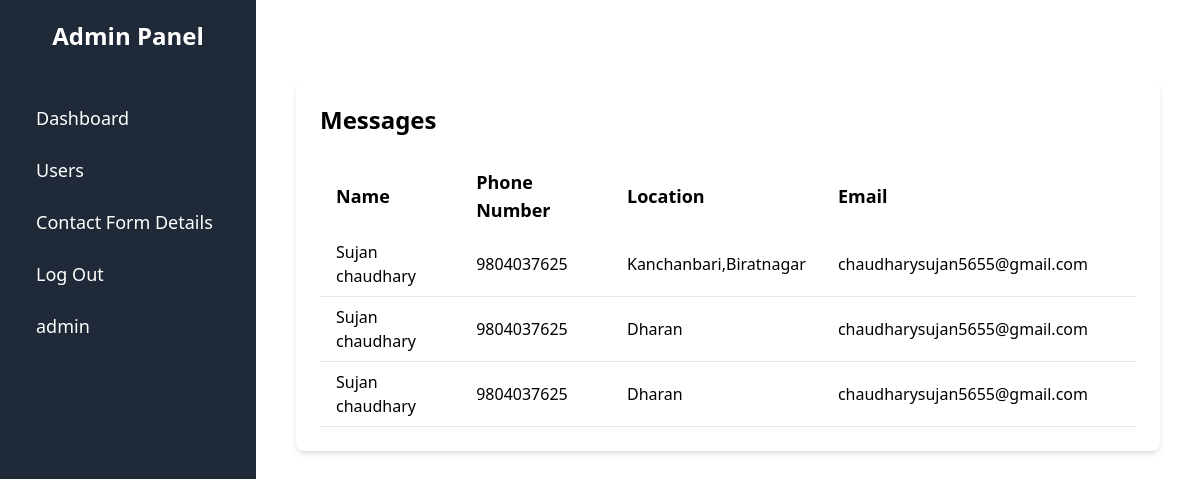
The page /adminpanel (signed in) on the database its author committed.
### app/models.py (models this page shows, shortened)
class Contact(models.Model):
    name = models.CharField(max_length=100)
    phone_number = models.CharField(max_length=15)
    location = models.CharField(max_length=255)
    email = models.EmailField()

### app/views.py (the view)
# urls.py: path('adminpanel',admin_panel,name='adminPanel'),
@login_required
def admin_panel(request):
    if request.user.is_superuser:
        property=Property.objects.all()
        messages=Contact.objects.all()
    else:
        property=Property.objects.filter(seller=request.user)
        messages=[]
    context={
        'property':property,
        'messages':messages
    }
    return render(request, 'adminPanel.html',context)

### app/templates/adminPanel.html (shortened to what this page needs)
<!DOCTYPE html>
<html lang="en">
<head>
    <script src="https://cdn.tailwindcss.com"></script>
</head>
<body class="flex h-screen bg-gray-100">
    <div class="w-64 bg-gray-800 text-white flex flex-col p-5">
        <h2 class="text-2xl font-semibold text-center mb-10">Admin Panel</h2>
        <a href="manageproperty" class="text-lg py-3 px-4 hover:bg-gray-700 rounded-md">Dashboard</a>
        <a href="users" class="text-lg py-3 px-4 hover:bg-gray-700 rounded-md">Users</a>
        <a href="adminpanel"class="text-lg py-3 px-4 hover:bg-gray-700 rounded-md">Contact Form Details</a>
        <a href="logout/" class="text-lg py-3 px-4 hover:bg-gray-700 rounded-md">Log Out</a>
        <a href="#" class="text-lg py-3 px-4 hover:bg-gray-700 rounded-md">{{request.user}}</a>
    </div>
    <div class="flex-1 bg-white p-10">
        <div class="mt-10 bg-white p-6 rounded-lg shadow-md">
            <h2 class="text-2xl font-semibold mb-6">Messages</h2>
            <table class="w-full table-auto">
                <thead>
                    <tr>
                        <th class="px-4 py-2 text-left text-lg font-semibold">Name</th>
                        <th class="px-4 py-2 text-left text-lg font-semibold">Phone Number</th>
                        <th class="px-4 py-2 text-left text-lg font-semibold">Location</th>
                        <th class="px-4 py-2 text-left text-lg font-semibold">Email</th>
                    </tr>
                </thead>
                <tbody>
                    {% for msg in messages %}
                    <tr class="border-b">
                        <td class="px-4 py-2">{{ msg.name }}</td>
                        <td class="px-4 py-2">{{ msg.phone_number }}</td>
                        <td class="px-4 py-2">{{ msg.location }}</td>
                        <td class="px-4 py-2">{{ msg.email }}</td>
                        <td class="px-4 py-2">
                    </tr>
                    {% empty %}
                    <tr>
                        <td colspan="5" class="text-center py-4 text-gray-500">No messages available.</td>
                    </tr>
                    {% endfor %}
                </tbody>
            </table>
        </div>
    </div>
</body>
</html>

### rows shown on the page
Contact: name "Sujan chaudhary", phone_number "9804037625", location "Kanchanbari,Biratnagar", email "chaudharysujan5655@gmail.com"
Contact: name "Sujan chaudhary", phone_number "9804037625", location "Dharan", email "chaudharysujan5655@gmail.com"
Contact: name "Sujan chaudhary", phone_number "9804037625", location "Dharan", email "chaudharysujan5655@gmail.com"

### other values the page prints
{{ request.user }} "admin"
